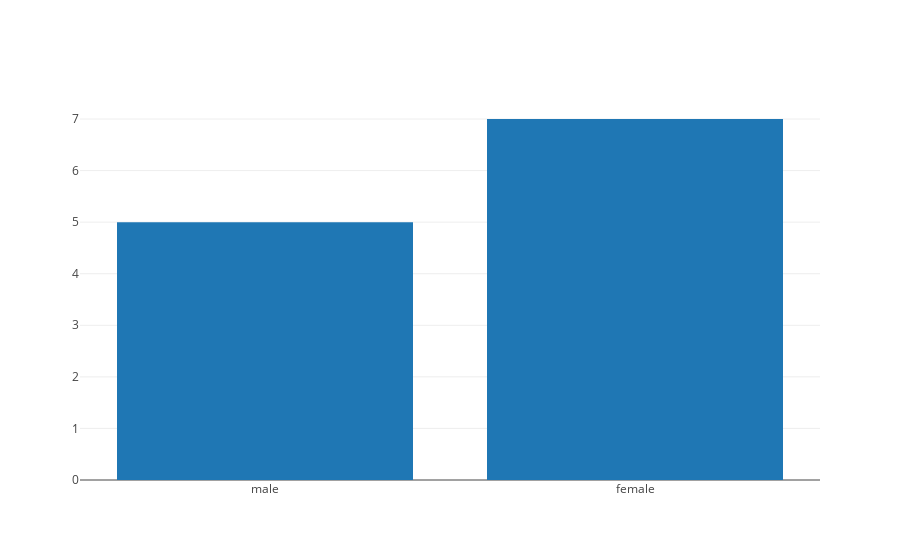

The code cell stored with this chart in its notebook:
### Code cell
# Simple bar chart
x_values=['male', 'female']
y_values=[5, 7]
fig = [go.Bar(x=x_values, y=y_values)] 
iplot(fig)

### Figure 1 — Plotly figure (JSON) as saved in the notebook; plotly's stock layout.template omitted (floating-point values rounded to 4 significant figures)
{"data": [{"type": "bar", "uid": "63599826-be57-45ed-992e-342b7110d4e4", "x": ["male", "female"], "y": [5, 7]}], "layout": {}}
